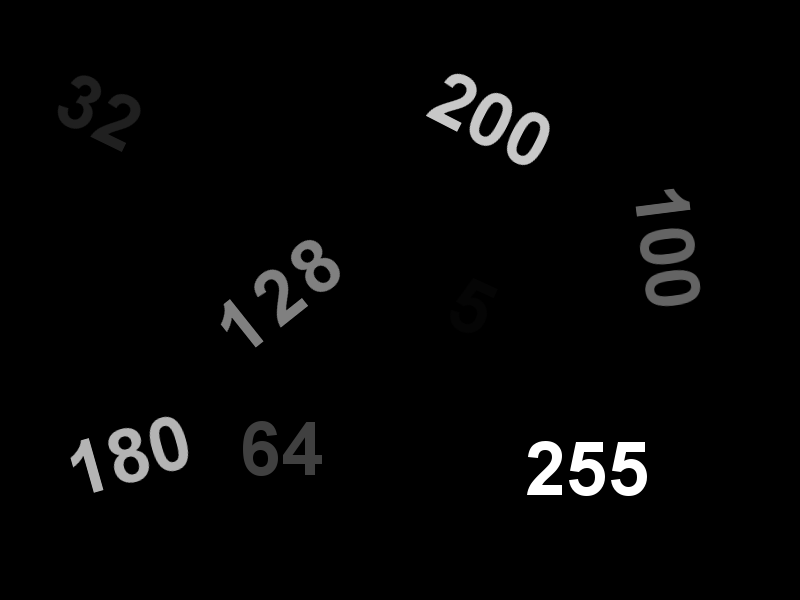
#> input picture Lab/lab03/threshold.png, 800 x 600 px
$ python src_03.py
#> lines starting #> are read from the running program, lines starting #| are printed output that depends on the picture; after the words box and inside, x2 and y2 are one past the last pixel; in counts of white or black regions, pixels touching at a corner belong together
# importing numpy to work with pixels
import numpy as np
import cv2


fileOutput1st = "image_03_01.png"
fileOutput2nd = "image_03_02.png"
kernel = np.ones((5, 5), np.uint8)

path = "threshold.png"
image = cv2.imread(path, cv2.IMREAD_GRAYSCALE)
#> image is the input picture: shape (600, 800); min 0, max 255, mean 6.1

# 3.1.a
thresh = 170
maxValue = 255

th, output1st = cv2.threshold(image, thresh, maxValue, cv2.THRESH_BINARY_INV)
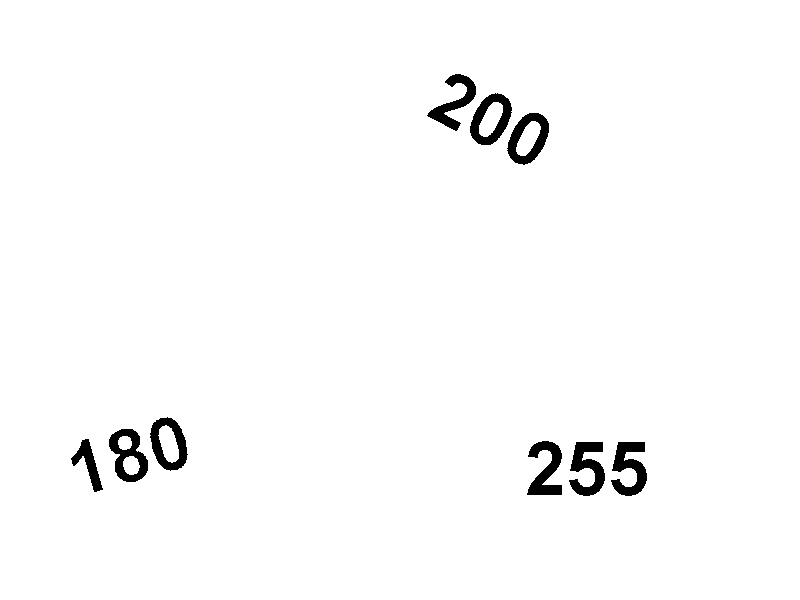
#> output1st: shape (600, 800); 98.2% white; 9 black regions, largest, box (x1, y1, x2, y2) and area: (569, 442, 605, 496) 1094, (611, 442, 647, 496) 1094, (109, 429, 148, 482) 1043
#> th = 170
output1st = cv2.morphologyEx(output1st, cv2.MORPH_CLOSE, kernel)
#> output1st: shape (600, 800); 98.2% white; 9 black regions, largest, box (x1, y1, x2, y2) and area: (570, 442, 605, 496) 1084, (612, 442, 647, 496) 1084, (109, 429, 148, 482) 1042
cv2.imwrite(fileOutput1st, output1st)
cv2.imshow(fileOutput1st, output1st)

# 3.1.b
thresh = 170
maxValue = 255

th, output2nd = cv2.threshold(image, thresh, maxValue, cv2.THRESH_TOZERO_INV)
output2nd = cv2.morphologyEx(output2nd, cv2.MORPH_OPEN, kernel)
thresh = 0
maxValue = 255
th, output2nd = cv2.threshold(output2nd, thresh, maxValue, cv2.THRESH_BINARY)
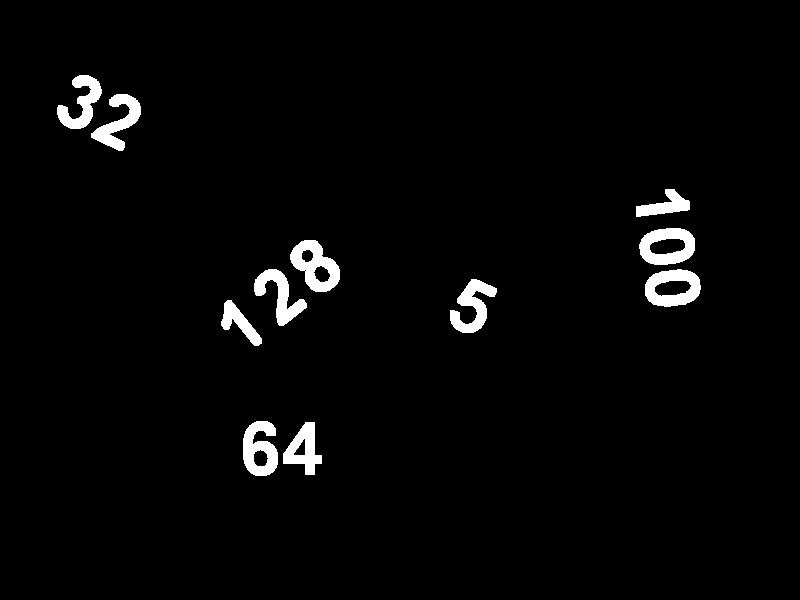
#> output2nd: shape (600, 800); 2.6% white; 11 white regions, largest, box (x1, y1, x2, y2) and area: (290, 240, 340, 292) 1397, (645, 269, 701, 307) 1304, (639, 228, 695, 265) 1288
#> th = 0
cv2.imwrite(fileOutput2nd, output2nd)
cv2.imshow(fileOutput2nd, output2nd)


# 3.2
cv2.destroyAllWindows()
image = cv2.imread(path)
image = cv2.cvtColor(image, cv2.COLOR_BGR2HSV)
#> image: shape (600, 800, 3); mean H, S, V 0, 0, 6.1

lower = np.array([0, 0, 255])
upper = np.array([0, 0, 255])

mask255 = cv2.inRange(image, lower, upper)
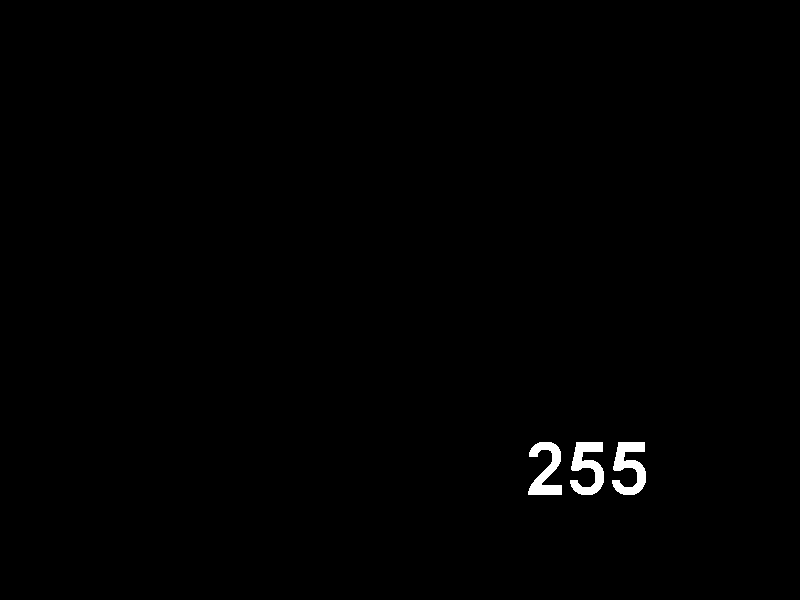
#> mask255: shape (600, 800); 0.62% white; 3 white regions, box (x1, y1, x2, y2) and area: (570, 442, 604, 495) 1013, (612, 442, 646, 495) 1013, (528, 442, 562, 495) 933
output255 = cv2.bitwise_and(image, image, mask=mask255)
#> output255: shape (600, 800, 3); mean H, S, V 0, 0, 1.6

lower = np.array([0, 0, 200])
upper = np.array([0, 0, 200])

mask200 = cv2.inRange(image, lower, upper)
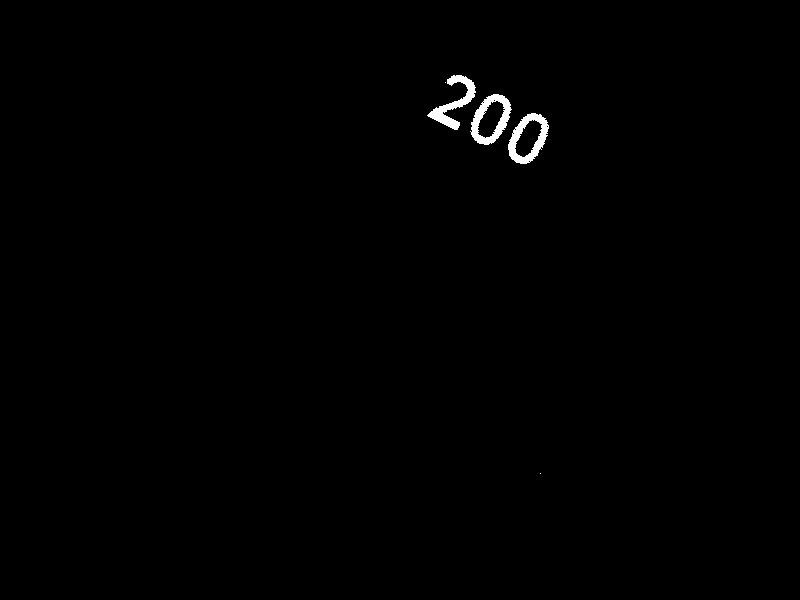
#> mask200: shape (600, 800); 0.54% white; 5 white regions (2 under 20 px), largest, box (x1, y1, x2, y2) and area: (470, 94, 512, 145) 877, (508, 113, 549, 164) 874, (427, 75, 476, 130) 821
output200 = cv2.bitwise_and(image, image, mask=mask200)
#> output200: shape (600, 800, 3); mean H, S, V 0, 0, 1.1

lower = np.array([0, 0, 180])
upper = np.array([0, 0, 180])

mask180 = cv2.inRange(image, lower, upper)
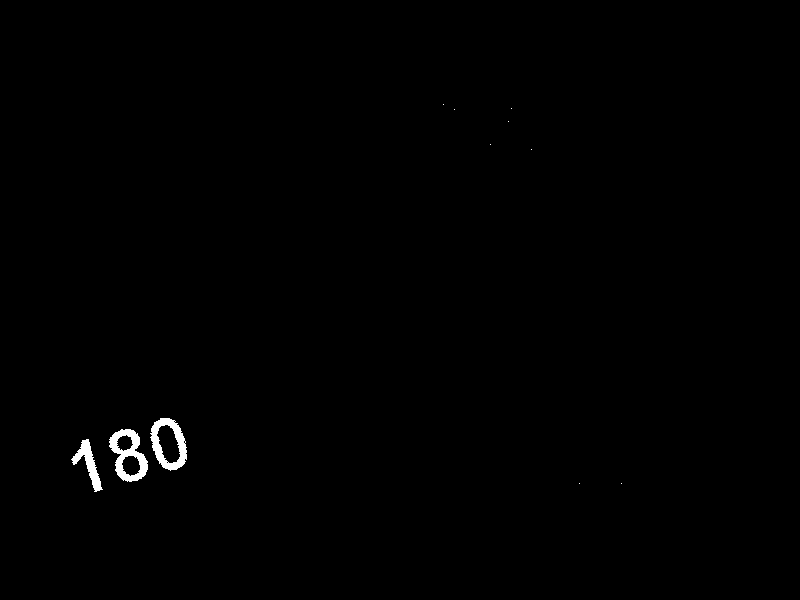
#> mask180: shape (600, 800); 0.5% white; 11 white regions (8 under 20 px), largest, box (x1, y1, x2, y2) and area: (109, 429, 148, 482) 956, (150, 418, 187, 471) 874, (71, 439, 103, 492) 550
output180 = cv2.bitwise_and(image, image, mask=mask180)
#> output180: shape (600, 800, 3); mean H, S, V 0, 0, 0.9

lower = np.array([0, 0, 128])
upper = np.array([0, 0, 128])

mask128 = cv2.inRange(image, lower, upper)
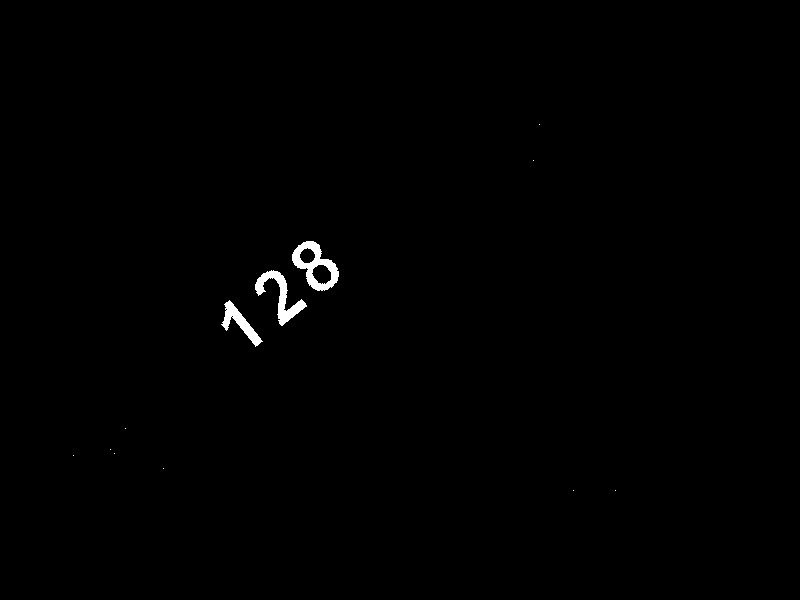
#> mask128: shape (600, 800); 0.51% white; 12 white regions (9 under 20 px), largest, box (x1, y1, x2, y2) and area: (292, 241, 339, 291) 987, (255, 270, 307, 326) 848, (221, 300, 263, 347) 584
output128 = cv2.bitwise_and(image, image, mask=mask128)
#> output128: shape (600, 800, 3); mean H, S, V 0, 0, 0.6

lower = np.array([0, 0, 100])
upper = np.array([0, 0, 100])

mask100 = cv2.inRange(image, lower, upper)
#> mask100: shape (600, 800); 0.51% white; 26 white regions (23 under 20 px), largest, box (x1, y1, x2, y2) and area: (646, 271, 699, 305) 921, (641, 229, 694, 264) 917, (636, 189, 690, 216) 581
output100 = cv2.bitwise_and(image, image, mask=mask100)
#> output100: shape (600, 800, 3); mean H, S, V 0, 0, 0.5

lower = np.array([0, 0, 64])
upper = np.array([0, 0, 64])

mask64 = cv2.inRange(image, lower, upper)
#> mask64: shape (600, 800); 0.42% white; 26 white regions (24 under 20 px), largest, box (x1, y1, x2, y2) and area: (244, 422, 277, 475) 1013, (283, 422, 322, 475) 982
output64 = cv2.bitwise_and(image, image, mask=mask64)
#> output64: shape (600, 800, 3); mean H, S, V 0, 0, 0.3

lower = np.array([0, 0, 32])
upper = np.array([0, 0, 32])

mask32 = cv2.inRange(image, lower, upper)
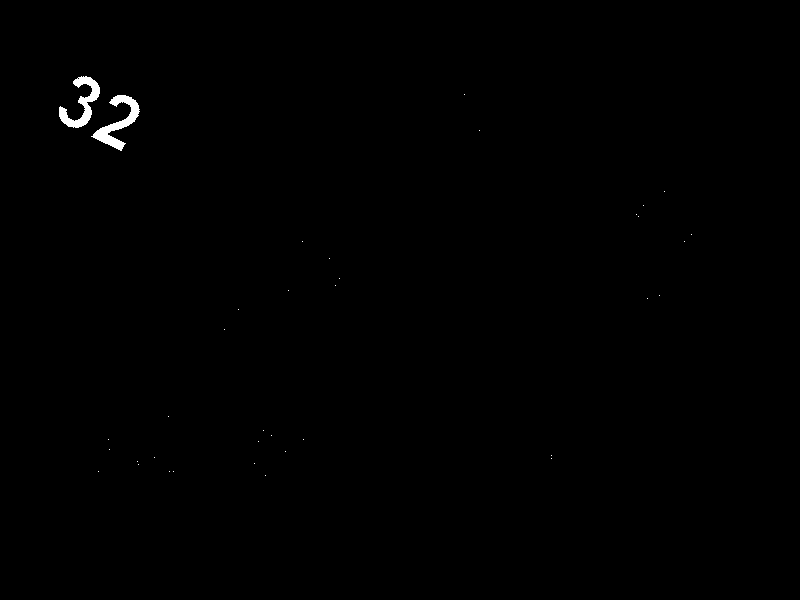
#> mask32: shape (600, 800); 0.35% white; 37 white regions (35 under 20 px), largest, box (x1, y1, x2, y2) and area: (91, 95, 140, 151) 860, (59, 76, 100, 128) 773
output32 = cv2.bitwise_and(image, image, mask=mask32)
#> output32: shape (600, 800, 3); mean H, S, V 0, 0, 0.1

output255 = cv2.cvtColor(output255, cv2.COLOR_HSV2RGB)
output200 = cv2.cvtColor(output200, cv2.COLOR_HSV2RGB)
output180 = cv2.cvtColor(output180, cv2.COLOR_HSV2RGB)
output128 = cv2.cvtColor(output128, cv2.COLOR_HSV2RGB)
output100 = cv2.cvtColor(output100, cv2.COLOR_HSV2RGB)
output64 = cv2.cvtColor(output64, cv2.COLOR_HSV2RGB)
output32 = cv2.cvtColor(output32, cv2.COLOR_HSV2RGB)


cv2.imwrite("image_03_03.png", output255)
cv2.imwrite("image_03_04.png", output200)
cv2.imwrite("image_03_05.png", output180)
cv2.imwrite("image_03_06.png", output128)
cv2.imwrite("image_03_07.png", output100)
cv2.imwrite("image_03_08.png", output64)
cv2.imwrite("image_03_09.png", output32)
# [7 lines of commented-out code are left out]
cv2.waitKey(0)
